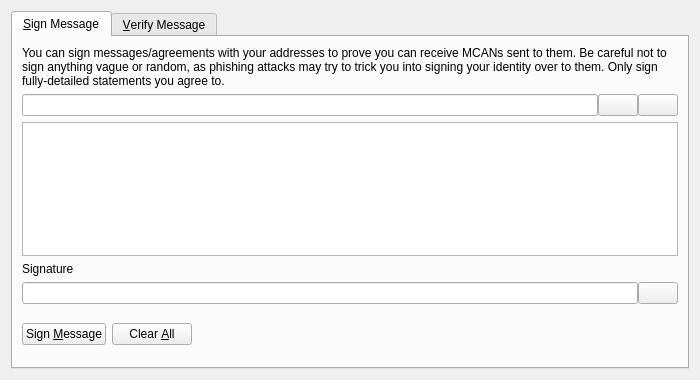
<?xml version="1.0" encoding="UTF-8"?>
<ui version="4.0">
 <class>SignVerifyMessageDialog</class>
 <widget class="QDialog" name="SignVerifyMessageDialog">
  <property name="geometry">
   <rect>
    <x>0</x>
    <y>0</y>
    <width>700</width>
    <height>380</height>
   </rect>
  </property>
  <property name="windowTitle">
   <string>Signatures - Sign / Verify a Message</string>
  </property>
  <property name="modal">
   <bool>true</bool>
  </property>
  <layout class="QVBoxLayout" name="verticalLayout">
   <item>
    <widget class="QTabWidget" name="tabWidget">
     <property name="currentIndex">
      <number>0</number>
     </property>
     <widget class="QWidget" name="tabSignMessage">
      <attribute name="title">
       <string>&amp;Sign Message</string>
      </attribute>
      <layout class="QVBoxLayout" name="verticalLayout_SM">
       <item>
        <widget class="QLabel" name="infoLabel_SM">
         <property name="text">
          <string>You can sign messages/agreements with your addresses to prove you can receive MCANs sent to them. Be careful not to sign anything vague or random, as phishing attacks may try to trick you into signing your identity over to them. Only sign fully-detailed statements you agree to.</string>
         </property>
         <property name="textFormat">
          <enum>Qt::PlainText</enum>
         </property>
         <property name="wordWrap">
          <bool>true</bool>
         </property>
        </widget>
       </item>
       <item>
        <layout class="QHBoxLayout" name="horizontalLayout_1_SM">
         <property name="spacing">
          <number>0</number>
         </property>
         <item>
          <widget class="QValidatedLineEdit" name="addressIn_SM">
           <property name="toolTip">
            <string>The MCAN address to sign the message with</string>
           </property>
          </widget>
         </item>
         <item>
          <widget class="QPushButton" name="addressBookButton_SM">
           <property name="toolTip">
            <string>Choose previously used address</string>
           </property>
           <property name="text">
            <string/>
           </property>
           <property name="icon">
            <iconset resource="../bitcoin.qrc">
             <normaloff>:/icons/address-book</normaloff>:/icons/address-book</iconset>
           </property>
           <property name="shortcut">
            <string>Alt+A</string>
           </property>
           <property name="autoDefault">
            <bool>false</bool>
           </property>
          </widget>
         </item>
         <item>
          <widget class="QPushButton" name="pasteButton_SM">
           <property name="toolTip">
            <string>Paste address from clipboard</string>
           </property>
           <property name="text">
            <string/>
           </property>
           <property name="icon">
            <iconset resource="../bitcoin.qrc">
             <normaloff>:/icons/editpaste</normaloff>:/icons/editpaste</iconset>
           </property>
           <property name="shortcut">
            <string>Alt+P</string>
           </property>
           <property name="autoDefault">
            <bool>false</bool>
           </property>
          </widget>
         </item>
        </layout>
       </item>
       <item>
        <widget class="QPlainTextEdit" name="messageIn_SM">
         <property name="toolTip">
          <string>Enter the message you want to sign here</string>
         </property>
        </widget>
       </item>
       <item>
        <widget class="QLabel" name="signatureLabel_SM">
         <property name="text">
          <string>Signature</string>
         </property>
         <property name="textFormat">
          <enum>Qt::PlainText</enum>
         </property>
        </widget>
       </item>
       <item>
        <layout class="QHBoxLayout" name="horizontalLayout_2_SM">
         <property name="spacing">
          <number>0</number>
         </property>
         <item>
          <widget class="QLineEdit" name="signatureOut_SM">
           <property name="font">
            <font>
             <italic>true</italic>
            </font>
           </property>
           <property name="readOnly">
            <bool>true</bool>
           </property>
          </widget>
         </item>
         <item>
          <widget class="QPushButton" name="copySignatureButton_SM">
           <property name="toolTip">
            <string>Copy the current signature to the system clipboard</string>
           </property>
           <property name="text">
            <string/>
           </property>
           <property name="icon">
            <iconset resource="../bitcoin.qrc">
             <normaloff>:/icons/editcopy</normaloff>:/icons/editcopy</iconset>
           </property>
           <property name="autoDefault">
            <bool>false</bool>
           </property>
          </widget>
         </item>
        </layout>
       </item>
       <item>
        <layout class="QHBoxLayout" name="horizontalLayout_3_SM">
         <item>
          <widget class="QPushButton" name="signMessageButton_SM">
           <property name="toolTip">
            <string>Sign the message to prove you own this MCAN address</string>
           </property>
           <property name="text">
            <string>Sign &amp;Message</string>
           </property>
           <property name="icon">
            <iconset resource="../bitcoin.qrc">
             <normaloff>:/icons/edit</normaloff>:/icons/edit</iconset>
           </property>
           <property name="autoDefault">
            <bool>false</bool>
           </property>
          </widget>
         </item>
         <item>
          <widget class="QPushButton" name="clearButton_SM">
           <property name="toolTip">
            <string>Reset all sign message fields</string>
           </property>
           <property name="text">
            <string>Clear &amp;All</string>
           </property>
           <property name="icon">
            <iconset resource="../bitcoin.qrc">
             <normaloff>:/icons/remove</normaloff>:/icons/remove</iconset>
           </property>
           <property name="autoDefault">
            <bool>false</bool>
           </property>
          </widget>
         </item>
         <item>
          <spacer name="horizontalSpacer_1_SM">
           <property name="orientation">
            <enum>Qt::Horizontal</enum>
           </property>
           <property name="sizeHint" stdset="0">
            <size>
             <width>40</width>
             <height>48</height>
            </size>
           </property>
          </spacer>
         </item>
         <item>
          <widget class="QLabel" name="statusLabel_SM">
           <property name="font">
            <font>
             <weight>75</weight>
             <bold>true</bold>
            </font>
           </property>
           <property name="text">
            <string/>
           </property>
           <property name="wordWrap">
            <bool>true</bool>
           </property>
          </widget>
         </item>
         <item>
          <spacer name="horizontalSpacer_2_SM">
           <property name="orientation">
            <enum>Qt::Horizontal</enum>
           </property>
           <property name="sizeHint" stdset="0">
            <size>
             <width>40</width>
             <height>48</height>
            </size>
           </property>
          </spacer>
         </item>
        </layout>
       </item>
      </layout>
     </widget>
     <widget class="QWidget" name="tabVerifyMessage">
      <attribute name="title">
       <string>&amp;Verify Message</string>
      </attribute>
      <layout class="QVBoxLayout" name="verticalLayout_VM">
       <item>
        <widget class="QLabel" name="infoLabel_VM">
         <property name="text">
          <string>Enter the receiver's address, message (ensure you copy line breaks, spaces, tabs, etc. exactly) and signature below to verify the message. Be careful not to read more into the signature than what is in the signed message itself, to avoid being tricked by a man-in-the-middle attack. Note that this only proves the signing party receives with the address, it cannot prove sendership of any transaction!</string>
         </property>
         <property name="textFormat">
          <enum>Qt::PlainText</enum>
         </property>
         <property name="alignment">
          <set>Qt::AlignLeading|Qt::AlignLeft|Qt::AlignTop</set>
         </property>
         <property name="wordWrap">
          <bool>true</bool>
         </property>
        </widget>
       </item>
       <item>
        <layout class="QHBoxLayout" name="horizontalLayout_1_VM">
         <property name="spacing">
          <number>0</number>
         </property>
         <item>
          <widget class="QValidatedLineEdit" name="addressIn_VM">
           <property name="toolTip">
            <string>The MCAN address the message was signed with</string>
           </property>
          </widget>
         </item>
         <item>
          <widget class="QPushButton" name="addressBookButton_VM">
           <property name="toolTip">
            <string>Choose previously used address</string>
           </property>
           <property name="text">
            <string/>
           </property>
           <property name="icon">
            <iconset resource="../bitcoin.qrc">
             <normaloff>:/icons/address-book</normaloff>:/icons/address-book</iconset>
           </property>
           <property name="shortcut">
            <string>Alt+A</string>
           </property>
           <property name="autoDefault">
            <bool>false</bool>
           </property>
          </widget>
         </item>
        </layout>
       </item>
       <item>
        <widget class="QPlainTextEdit" name="messageIn_VM"/>
       </item>
       <item>
        <widget class="QValidatedLineEdit" name="signatureIn_VM"/>
       </item>
       <item>
        <layout class="QHBoxLayout" name="horizontalLayout_2_VM">
         <item>
          <widget class="QPushButton" name="verifyMessageButton_VM">
           <property name="toolTip">
            <string>Verify the message to ensure it was signed with the specified MCAN address</string>
           </property>
           <property name="text">
            <string>Verify &amp;Message</string>
           </property>
           <property name="icon">
            <iconset resource="../bitcoin.qrc">
             <normaloff>:/icons/transaction_0</normaloff>:/icons/transaction_0</iconset>
           </property>
           <property name="autoDefault">
            <bool>false</bool>
           </property>
          </widget>
         </item>
         <item>
          <widget class="QPushButton" name="clearButton_VM">
           <property name="toolTip">
            <string>Reset all verify message fields</string>
           </property>
           <property name="text">
            <string>Clear &amp;All</string>
           </property>
           <property name="icon">
            <iconset resource="../bitcoin.qrc">
             <normaloff>:/icons/remove</normaloff>:/icons/remove</iconset>
           </property>
           <property name="autoDefault">
            <bool>false</bool>
           </property>
          </widget>
         </item>
         <item>
          <spacer name="horizontalSpacer_1_VM">
           <property name="orientation">
            <enum>Qt::Horizontal</enum>
           </property>
           <property name="sizeHint" stdset="0">
            <size>
             <width>40</width>
             <height>48</height>
            </size>
           </property>
          </spacer>
         </item>
         <item>
          <widget class="QLabel" name="statusLabel_VM">
           <property name="font">
            <font>
             <weight>75</weight>
             <bold>true</bold>
            </font>
           </property>
           <property name="text">
            <string/>
           </property>
           <property name="wordWrap">
            <bool>true</bool>
           </property>
          </widget>
         </item>
         <item>
          <spacer name="horizontalSpacer_2_VM">
           <property name="orientation">
            <enum>Qt::Horizontal</enum>
           </property>
           <property name="sizeHint" stdset="0">
            <size>
             <width>40</width>
             <height>48</height>
            </size>
           </property>
          </spacer>
         </item>
        </layout>
       </item>
      </layout>
     </widget>
    </widget>
   </item>
  </layout>
 </widget>
 <customwidgets>
  <customwidget>
   <class>QValidatedLineEdit</class>
   <extends>QLineEdit</extends>
   <header>qvalidatedlineedit.h</header>
  </customwidget>
 </customwidgets>
 <resources>
  <include location="../bitcoin.qrc"/>
 </resources>
 <connections/>
</ui>
